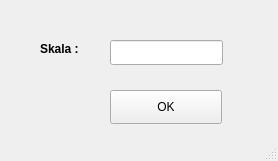
<?xml version="1.0" encoding="UTF-8"?>
<ui version="4.0">
 <class>MainWindow</class>
 <widget class="QMainWindow" name="MainWindow">
  <property name="geometry">
   <rect>
    <x>0</x>
    <y>0</y>
    <width>278</width>
    <height>161</height>
   </rect>
  </property>
  <property name="windowTitle">
   <string>MainWindow</string>
  </property>
  <widget class="QWidget" name="centralwidget">
   <widget class="QLabel" name="label_5">
    <property name="geometry">
     <rect>
      <x>40</x>
      <y>40</y>
      <width>81</width>
      <height>19</height>
     </rect>
    </property>
    <property name="text">
     <string>&lt;html&gt;&lt;head/&gt;&lt;body&gt;&lt;p&gt;&lt;span style=&quot; font-weight:600;&quot;&gt;Skala :&lt;/span&gt;&lt;/p&gt;&lt;/body&gt;&lt;/html&gt;</string>
    </property>
   </widget>
   <widget class="QLineEdit" name="lineEdit_3">
    <property name="geometry">
     <rect>
      <x>110</x>
      <y>40</y>
      <width>113</width>
      <height>25</height>
     </rect>
    </property>
   </widget>
   <widget class="QPushButton" name="pushButton">
    <property name="geometry">
     <rect>
      <x>110</x>
      <y>90</y>
      <width>112</width>
      <height>34</height>
     </rect>
    </property>
    <property name="text">
     <string>OK</string>
    </property>
   </widget>
  </widget>
  <widget class="QStatusBar" name="statusbar"/>
 </widget>
 <resources/>
 <connections/>
</ui>
